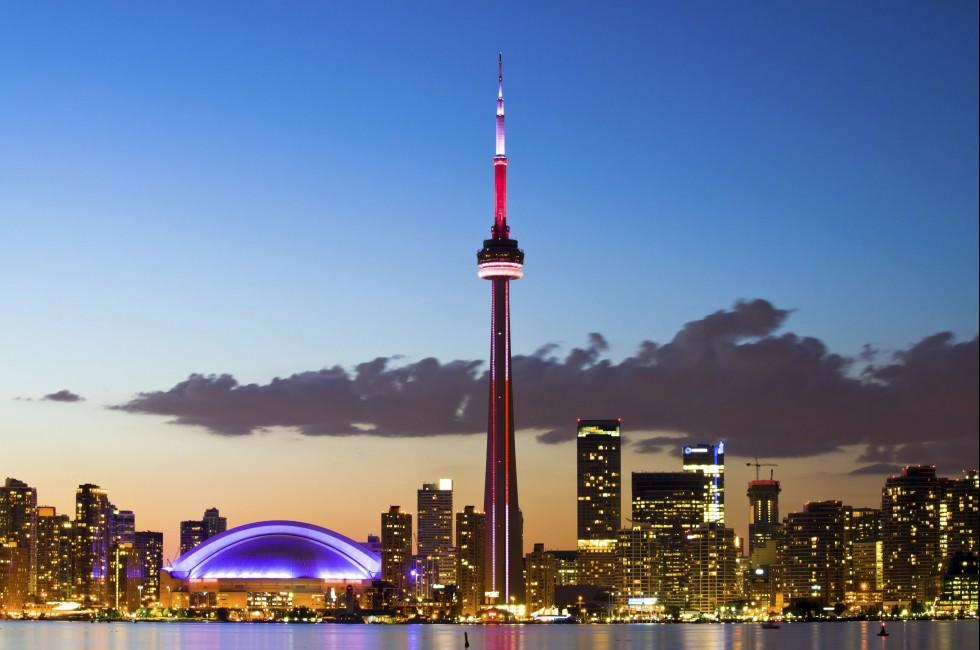
#> input picture A1/assignment1/A1_images/image1.jpg, 980 x 650 px
$ python A1.py
#> lines starting #> are read from the running program, lines starting #| are printed output that depends on the picture; after the words box and inside, x2 and y2 are one past the last pixel; in counts of white or black regions, pixels touching at a corner belong together
import numpy as np
import scipy
import matplotlib
matplotlib.use('TkAgg')
import matplotlib.pyplot as plt
import cv2


def gaussian_kernel(ksize, sigma):
    x, y = np.meshgrid(np.linspace(-1, 1, ksize), np.linspace(-1, 1, ksize))
    return (1 / (2.0 * np.pi * sigma**2)) * np.exp(-((x**2 + y**2) / (2.0 * sigma**2)))


def convolve(img, kernel):
    return scipy.signal.convolve2d(img, kernel)


def gradient_magnitude(img):
    sobelx = np.asarray([[-1, 0, 1], [-2, 0, 2], [-1, 0, 1]], np.float32)
    sobely = np.asarray([[-1, -2, -1], [0, 0, 0], [1, 2, 1]], np.float32)

    gx = convolve(img, sobelx)
    gy = convolve(img, sobely)

    grad_mag = np.sqrt(gx**2 + gy**2)
    return grad_mag


def threshold_algo(gm):
    # 1
    prev_taui = np.mean(gm)
    taui = np.mean(gm) + 1
    # 2
    i = 0
    while not np.isclose(taui, prev_taui):
        lower_class = gm[gm < prev_taui]
        upper_class = gm[gm >= prev_taui]
        # 3
        mL = np.mean(lower_class)
        mH = np.mean(upper_class)
        # 4
        i = i + 1
        prev_taui = taui
        taui = (mL + mH) / 2
    # 5
    tau = taui
    mask = gm >= tau
    edge_mapped = mask * 255
    return edge_mapped


def q6_step1(img):
    gray = cv2.cvtColor(img, cv2.COLOR_BGR2GRAY)
    g1 = gaussian_kernel(5, 1)
    g3 = gaussian_kernel(15, 3)

    b1 = convolve(gray, g1)
    b3 = convolve(gray, g3)

    _, axs = plt.subplots(2, 2)
    axs[0][0].imshow(g1, cmap='gray')
    axs[0][0].set_title('sigma=1')
    axs[0][1].imshow(g3, cmap='gray')
    axs[0][1].set_title('sigma=3')
    axs[1][0].imshow(b1, cmap='gray')
    axs[1][1].imshow(b3, cmap='gray')
    plt.savefig('A1_images/q6_step1.jpg')
    plt.clf()


def q6_test(img):
    _, axs = plt.subplots(2, 2)
    gray = cv2.cvtColor(img, cv2.COLOR_BGR2GRAY)
    gauss = gaussian_kernel(5, 1)
    blur = convolve(gray, gauss)

    axs[0][0].imshow(img)
    axs[0][0].set_title('original')
    axs[0][1].imshow(blur, cmap='gray')
    axs[0][1].set_title('blur gray')
    gm = gradient_magnitude(blur)
    axs[1][0].imshow(gm, cmap='gray')
    axs[1][0].set_title('gradient magnitude')
    threshold = threshold_algo(gm)
    axs[1][1].imshow(threshold, cmap='gray')
    axs[1][1].set_title('threshold')
    plt.savefig('A1_images/q6_test.jpg')
    plt.clf()


if __name__ == '__main__':
    img = cv2.imread('A1_images/image1.jpg')[..., ::-1]  # read as BGR
    q6_step1(img)
#> in q6_step1, `gray = cv2.cvtColor(img, cv2.COLOR_BGR2GRAY)`:
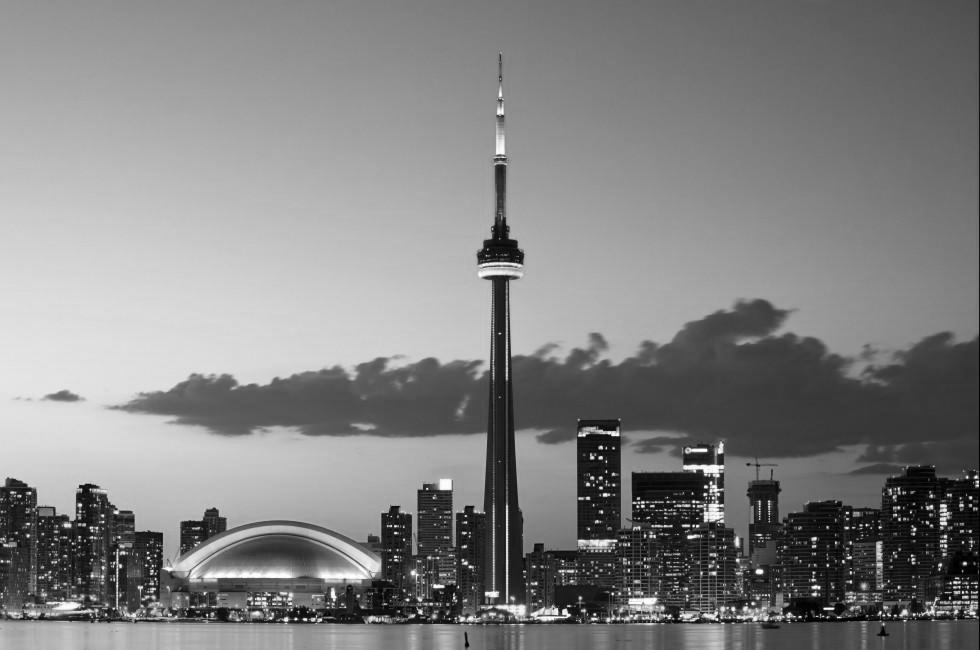
#> gray: shape (650, 980); min 0, max 255, mean 130.4
#> in convolve (call 2), `return scipy.signal.convolve2d(img, kernel)`:
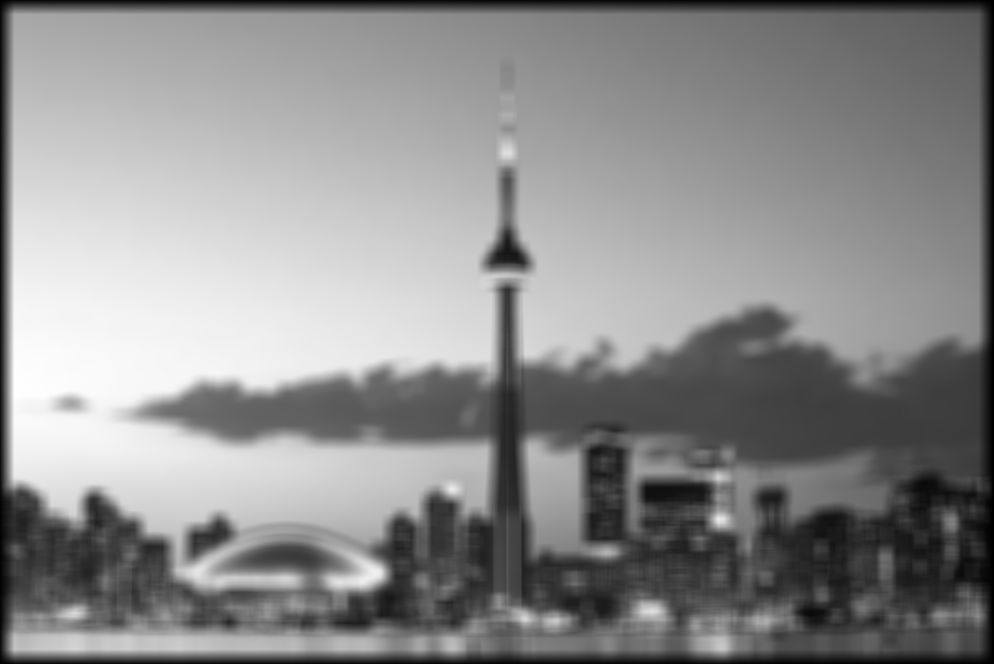
#> returned value: shape (664, 994) float64; min 0.0316, max 871.7, mean 480.3; drawn with min black and max white
#> in q6_step1, `plt.savefig('A1_images/q6_step1.jpg')`:
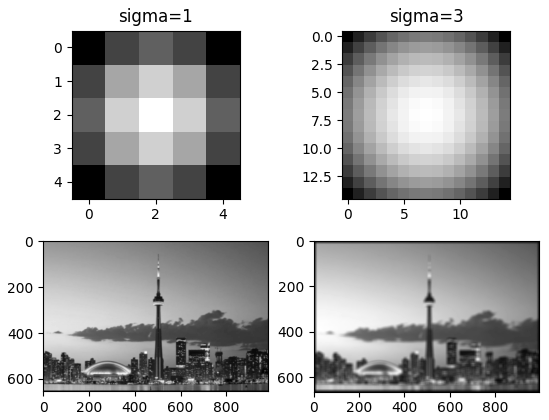
#> figure drawn by matplotlib, 4 panels

    q6_test(img)
#> in convolve (call 4), `return scipy.signal.convolve2d(img, kernel)`:
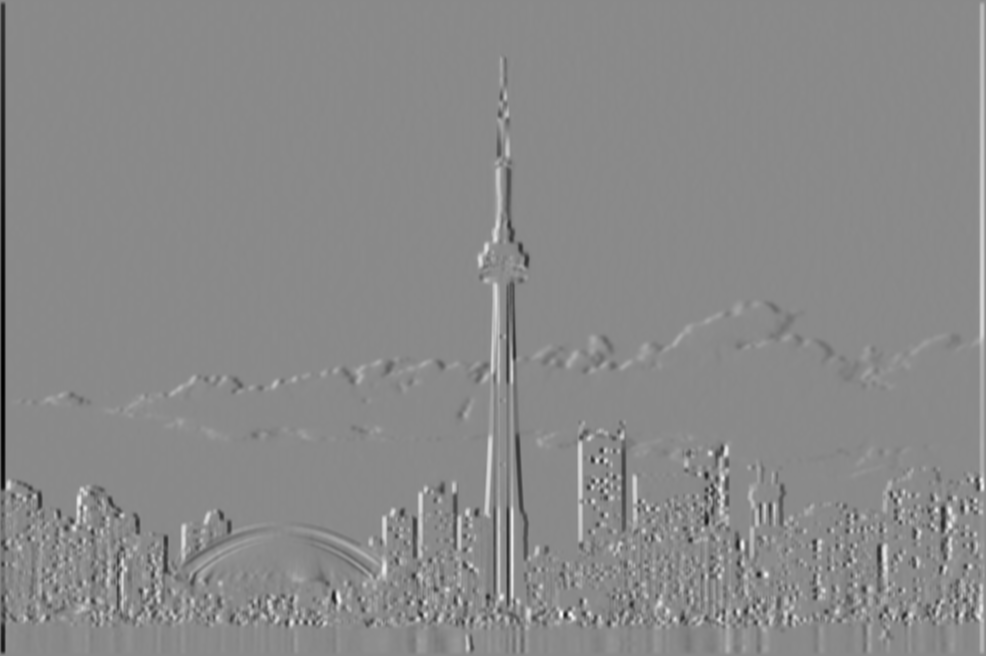
#> returned value: shape (656, 986) float64; min -1091.7, max 927.6, mean 0; drawn with min black and max white
#> in convolve (call 5), `return scipy.signal.convolve2d(img, kernel)`:
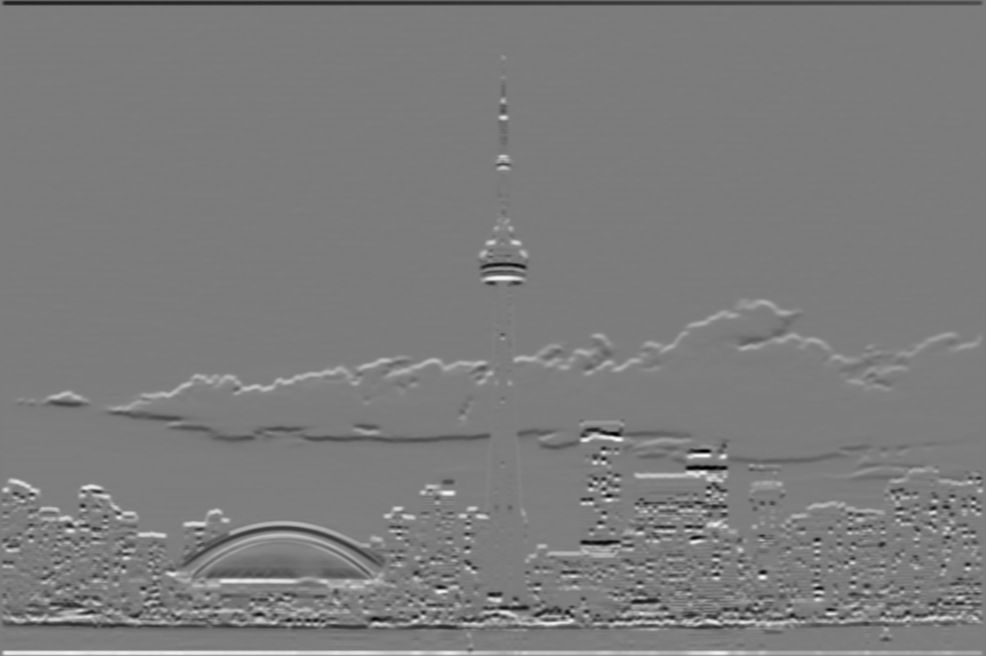
#> returned value: shape (656, 986) float64; min -969.5, max 1009, mean 0; drawn with min black and max white
#> in gradient_magnitude, `grad_mag = np.sqrt(gx**2 + gy**2)`:
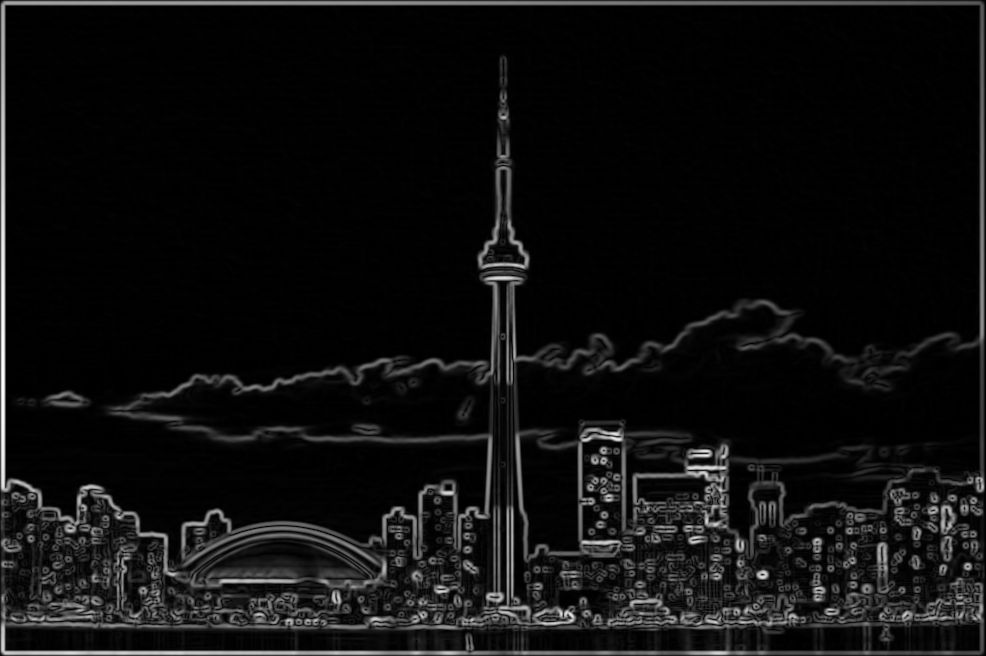
#> grad_mag: shape (656, 986) float64; min 0, max 1091.7, mean 69.7; drawn with min black and max white
#> in threshold_algo, `prev_taui = np.mean(gm)`: prev_taui = 69.73
#> in threshold_algo, `taui = np.mean(gm) + 1`: taui = 70.73
#> the loop in threshold_algo, `while not np.isclose(taui, prev_taui):` made 20 passes
#> (mL, mH, prev_taui, taui) on passes 1 to 12: (10.32, 275.1, 70.73, 142.7), (10.41, 276.2, 142.7, 143.3), (17.37, 343.3, 143.3, 180.3), (17.42, 343.8, 180.3, 180.6), (21.39, 375.6, 180.6, 198.5), (21.41, 375.8, 198.5, 198.6), (23.42, 391.2, 198.6, 207.3), (23.43, 391.3, 207.3, 207.4), (24.43, 398.9, 207.4, 211.6), (24.43, 398.9, 211.6, 211.7), (24.92, 402.7, 211.7, 213.8), (24.93, 402.7, 213.8, 213.8)
#> after the loop in threshold_algo, `while not np.isclose(taui, prev_taui):`: i = 20
#> in threshold_algo, `tau = taui`: tau = 215.7
#> in threshold_algo, `mask = gm >= tau`:
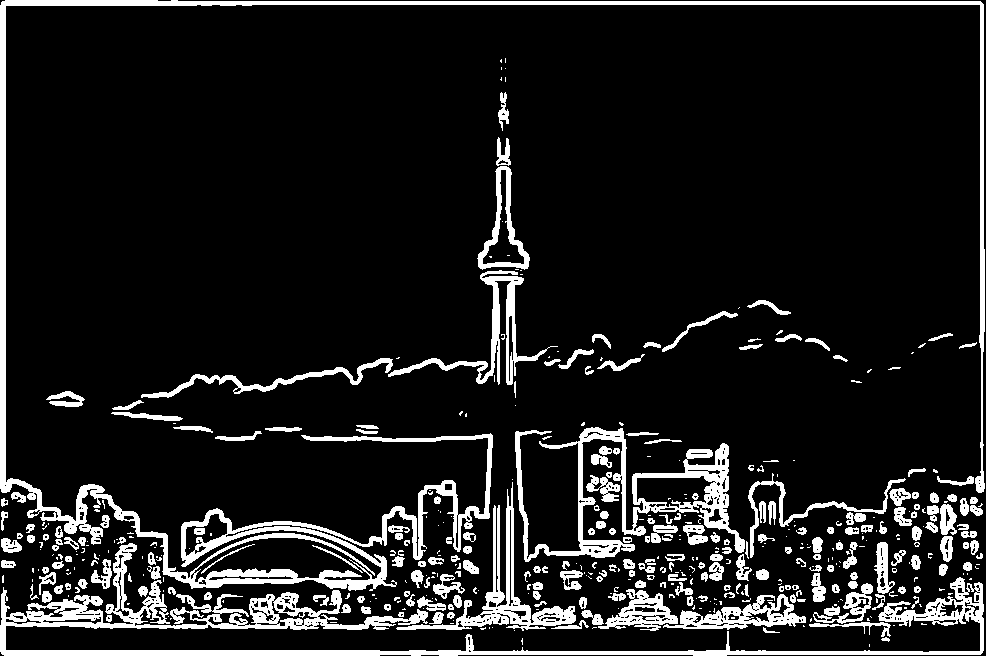
#> mask: shape (656, 986) bool; 11.6% white; 476 white regions (239 under 20 px), largest, box (x1, y1, x2, y2) and area: (0, 0, 985, 591) 19866, (0, 543, 984, 656) 14519, (515, 427, 745, 562) 6515

$ run again, with A1/assignment1/A1_images/image2.jpg copied over A1/assignment1/A1_images/image1.jpg
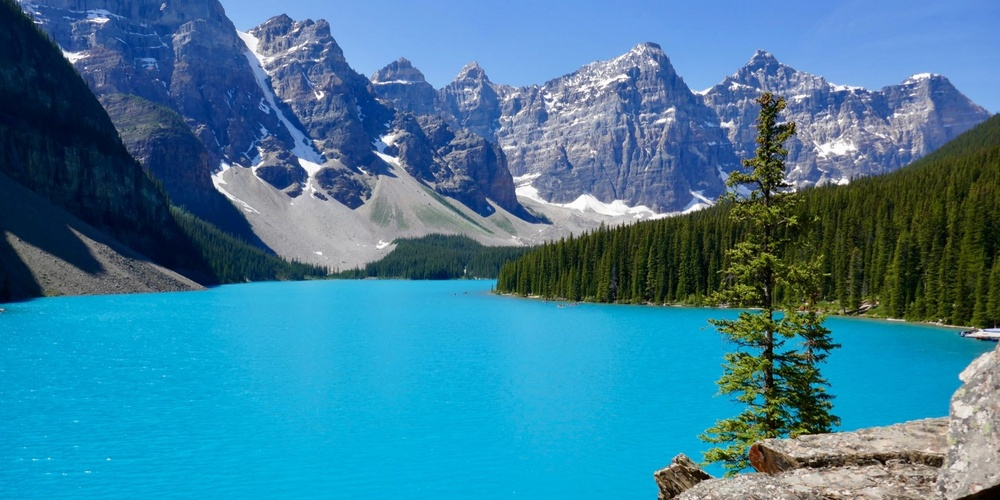
#> input picture A1/assignment1/A1_images/image2.jpg, 1000 x 500 px, shrunk from 1800 x 900 before the run
#> in gradient_magnitude, `grad_mag = np.sqrt(gx**2 + gy**2)`:
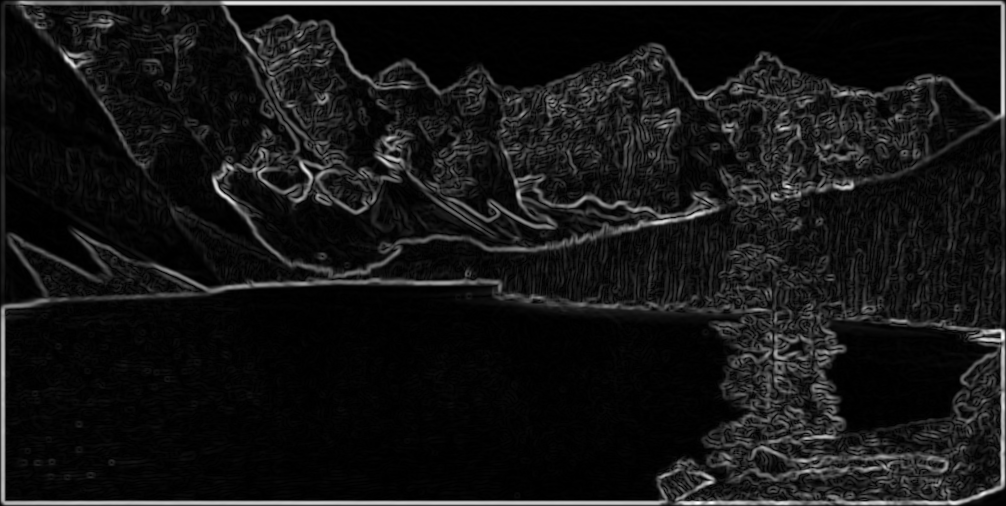
#> grad_mag: shape (506, 1006) float64; min 0, max 1014.3, mean 86.5; drawn with min black and max white
#> in threshold_algo, `prev_taui = np.mean(gm)`: prev_taui = 86.55
#> in threshold_algo, `taui = np.mean(gm) + 1`: taui = 87.55
#> the loop in threshold_algo, `while not np.isclose(taui, prev_taui):` made 24 passes
#> (mL, mH, prev_taui, taui) on passes 1 to 8: (23.96, 236.9, 87.55, 130.5), (24.17, 238.1, 130.5, 131.2), (32.72, 288.5, 131.2, 160.6), (32.86, 289.3, 160.6, 161.1), (38.13, 322.3, 161.1, 180.2), (38.21, 322.8, 180.2, 180.5), (41.31, 343, 180.5, 192.1), (41.34, 343.2, 192.1, 192.3)
#> after the loop in threshold_algo, `while not np.isclose(taui, prev_taui):`: i = 24
#> tau = 209.8
#> in threshold_algo, `mask = gm >= tau`:
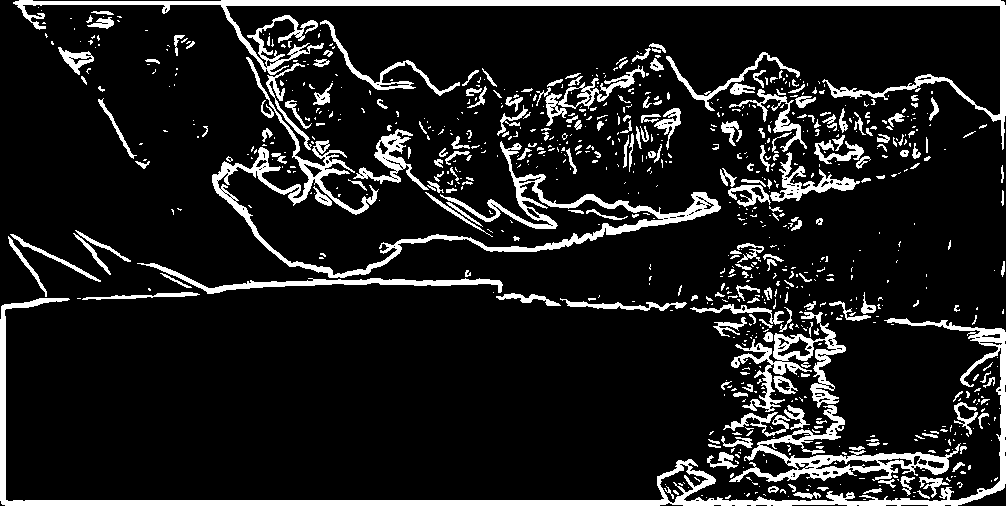
#> mask: shape (506, 1006) bool; 12.4% white; 834 white regions (605 under 20 px), largest, box (x1, y1, x2, y2) and area: (0, 298, 1006, 506) 10270, (13, 0, 1006, 150) 8864, (212, 57, 721, 278) 8450
